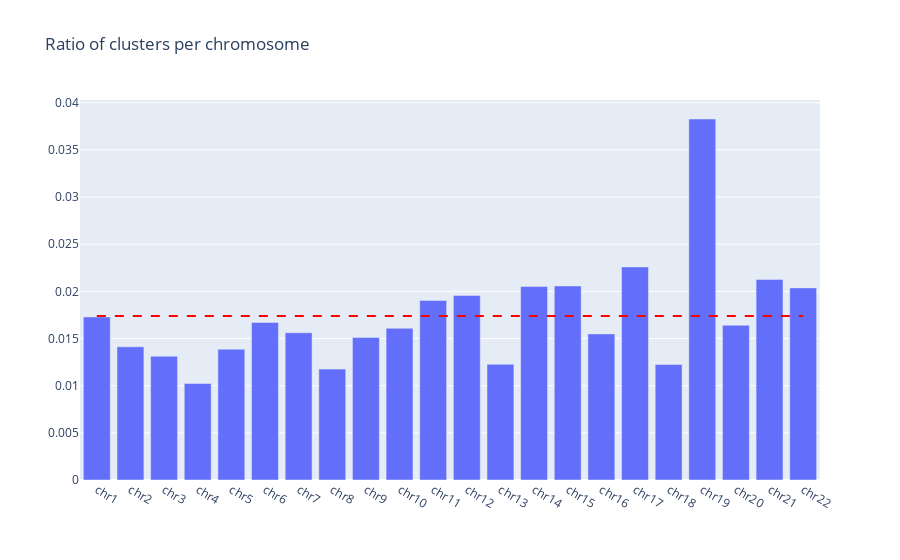

The notebook cell this image was saved under:
### Code cell
CAGE_RATIO = {chrom : cage_enriched_counts[chrom] / CLUSTER_COUNTS[chrom] for chrom in CHROMOSOMES}

#plot an histogram
fig = go.Figure()
fig.add_trace(go.Bar(x=list(CAGE_RATIO.keys()), y=list(CAGE_RATIO.values()), name="CAGE"))
fig.update_layout(barmode='group', title="Ratio of clusters per chromosome")
# Add an horizontal line with the average
avg = sum(CAGE_RATIO.values()) / len(CAGE_RATIO)
fig.add_shape(
    type="line",
    x0=list(CAGE_RATIO.keys())[0],
    y0=avg,
    x1=list(CAGE_RATIO.keys())[-1],
    y1=avg,
    line=dict(
        color="red",
        width=2,
        dash="dash"
    )
)
fig.show()

# save the figure as a svg file
fig.write_image("../analysis_results/cage_ratio.svg")

### Figure 1 — Plotly figure (JSON) as saved in the notebook; plotly's stock layout.template omitted (floating-point values rounded to 4 significant figures)
{"data": [{"name": "CAGE", "type": "bar", "x": ["chr1", "chr2", "chr3", "chr4", "chr5", "chr6", "chr7", "chr8", "chr9", "chr10", "chr11", "chr12", "chr13", "chr14", "chr15", "chr16", "chr17", "chr18", "chr19", "chr20", "chr21", "chr22"], "y": [0.01729, 0.01412, 0.01312, 0.01023, 0.01387, 0.01671, 0.01561, 0.01176, 0.01511, 0.01608, 0.01904, 0.01957, 0.01226, 0.02051, 0.02058, 0.01549, 0.02259, 0.01226, 0.03828, 0.01641, 0.02127, 0.02037]}], "layout": {"barmode": "group", "shapes": [{"line": {"color": "red", "dash": "dash", "width": 2}, "type": "line", "x0": "chr1", "x1": "chr22", "y0": 0.01739, "y1": 0.01739}], "title": {"text": "Ratio of clusters per chromosome"}}}
